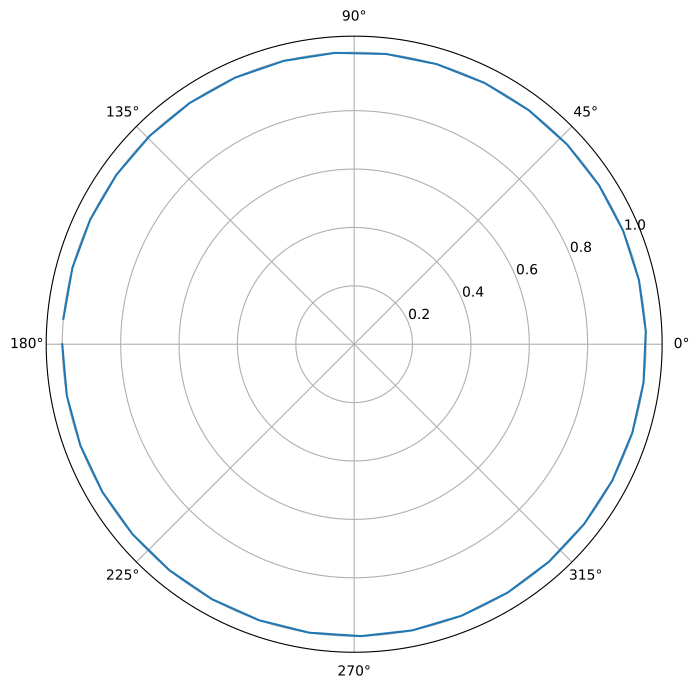

Write Python code to recreate this figure.
import pyarts3 as pyarts
import numpy as np

# Create a longitude grid
lons = pyarts.arts.LonGrid(np.linspace(-180, 175, 36))

pyarts.plots.LonGrid.plot(lons, polar=True)
